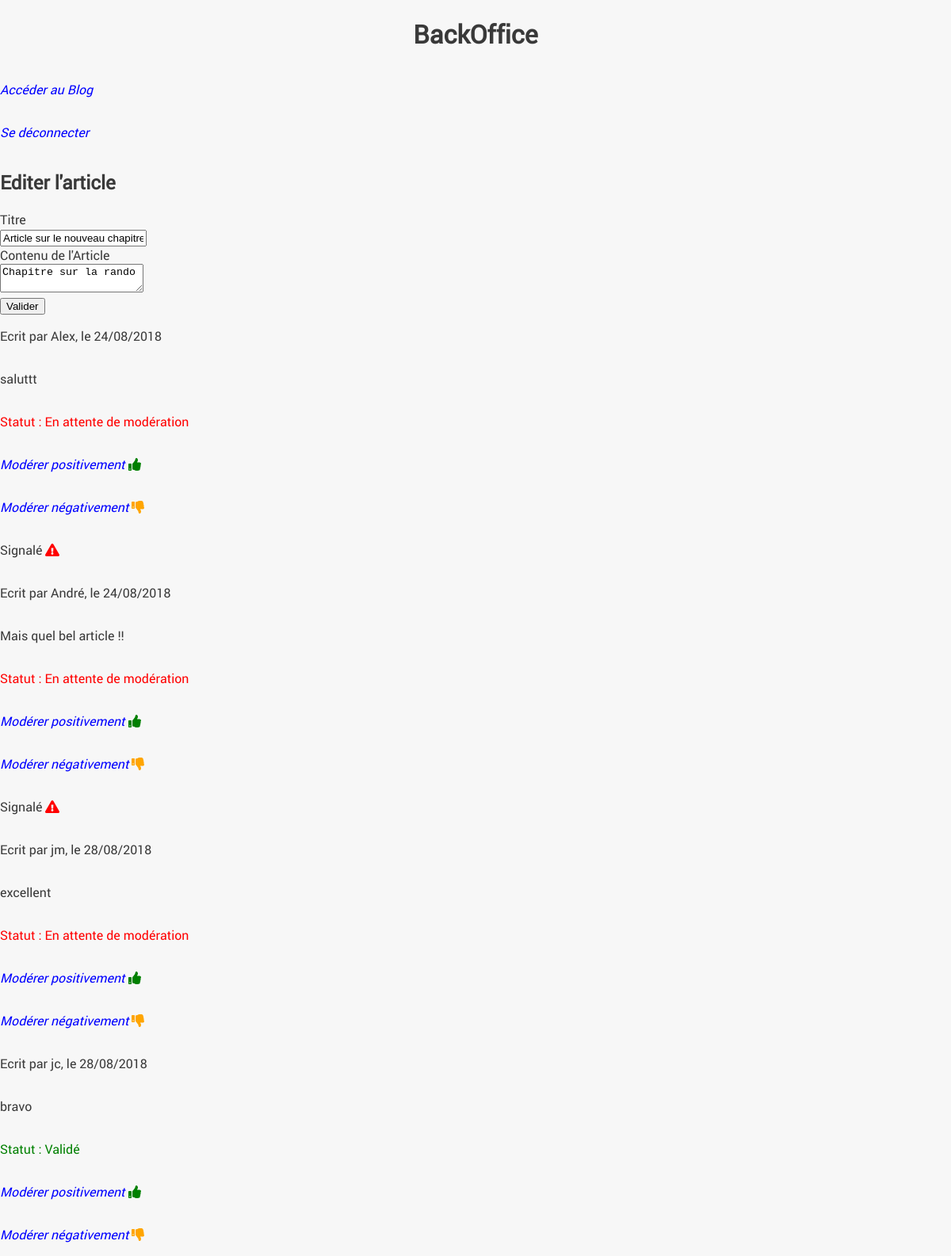
The app's page /index.php?action=displayPost&id=5 (signed in) with its own data.
### tables this page shows
CREATE TABLE `posts` (
  `id` int(11) NOT NULL,
  `title` varchar(255) NOT NULL,
  `content` text NOT NULL,
  `creation_date` datetime NOT NULL DEFAULT CURRENT_TIMESTAMP,
  `reportedComments` int(255) NOT NULL,
  `commentsWaitingForModeration` int(255) NOT NULL
);

CREATE TABLE `comments` (
  `id` int(11) NOT NULL,
  `post_id` int(11) NOT NULL,
  `author` varchar(255) NOT NULL,
  `comment` text NOT NULL,
  `comment_date` datetime NOT NULL,
  `report` tinyint(1) NOT NULL DEFAULT '0',
  `status` varchar(255) DEFAULT 'pending'
);

### controller/backend/backend.php (called while the page is built, shortened)
<?php
require_once 'model/PostManager.php';
require_once 'model/CommentManager.php';
class ctrlBackend {
    private $postManager;
    public function __construct() {
        $this->postManager = new PostManager();
        $this->commentManager = new CommentManager();
    }
    public function displayPost($postId) {
        $post = $this->postManager->getPost($postId);
        $comments = $this->commentManager->getAllComments();
        require('view/backend/postView.php');
    }
}

### index.php (called while the page is built, shortened)
<?php
$router = new Router();
$router -> routRequest();

### model/PostManager.php (called while the page is built, shortened)
<?php
require_once("model/Manager.php");
require_once("model/entities/Post.php");
class PostManager extends Manager
{
    public function getPost($postId)
    {
        $sql = 'SELECT id, title, content, DATE_FORMAT(creation_date, \'%d/%m/%Y\') AS creation_date FROM posts WHERE id = ?';
        $results = $this->executeRequest($sql, array($postId));
        if ($results->rowCount() == 1) {
            return new Post($results->fetch());
        }
        else {
            throw new Exception("Aucun Post ne correspond à cette recherche");
        }
    }
}

### model/Manager.php (called while the page is built, shortened)
<?php
class Manager
{
    private $bdd;
    protected function executeRequest($sql, $params = null) {
        if ($params == null) {
            $result = $this->getBdd()->query($sql);
        }
        else {
            $result = $this->getBdd()->prepare($sql);
            $result->execute($params);
        }
    return $result;
    }
    private function getBdd() {
        if ($this->bdd == null) {
            $this->bdd = new PDO('mysql:host=localhost;dbname=blog;charset=utf8',
            'root', 'root', array(PDO::ATTR_ERRMODE => PDO::ERRMODE_EXCEPTION));
        }
    return $this->bdd;
    }
}

### model/entities/Post.php (called while the page is built, shortened)
<?php
class Post {
    private $id, $title, $content, $creation_date;
    public function hydrate (array $data) {
        foreach ($data as $key => $value) {
            $method = 'set'.ucfirst($key);
        }
    }
    public function setId($id) {
        $this->id = $id;
    }
    public function setTitle($title) {
        $this->title = $title;
    }
    public function setContent($content) {
        $this->content = $content;
    }
    public function getId() {
        return $this->id;
    }
    public function getTitle() {
        return $this->title;
    }
    public function getContent() {
        return $this->content;
    }
}

### model/CommentManager.php (called while the page is built, shortened)
<?php
require_once("model/Manager.php");
require_once("model/entities/Comment.php");
class CommentManager extends Manager
{
    public function getAllComments() {
        $sql = 'SELECT id, post_id AS postId, author, comment, status, report, DATE_FORMAT(comment_date, \'%d/%m/%Y\') AS commentDate FROM comments
        ORDER BY
            CASE
                WHEN report=1 AND status="pending" THEN report
            END DESC,
            CASE
                WHEN report!=1 AND status="pending" THEN status
            END DESC,
        comment_date DESC';
        $results = $this->executeRequest($sql);
        $comments = array();
        foreach ($results as $result) {
            $comment = new Comment($result);
            array_push($comments, $comment);
        }
        return $comments;
    }
}

### model/entities/Comment.php (called while the page is built, shortened)
<?php
class Comment {
    private $postId;
    private $id, $author, $comment, $commentDate;
    private $status;
    private $report;
    public function hydrate (array $data) {
        foreach ($data as $key => $value) {
            $method = 'set'.ucfirst($key);
        }
    }
    public function setId($id) {
        $this->id = $id;
    }
    public function setPostId($postId) {
        $this->postId = $postId;
    }
    public function setAuthor($author) {
        $this->author = $author;
    }
    public function setComment($comment) {
        $this->comment = $comment;
    }
    public function setCommentDate($commentDate) {
        $this->commentDate = $commentDate;
    }
    public function setStatus($status) {
        $statuses = array("pending", "disapproved", "approved");
        if (in_array($status, $statuses)) {
            $this->status = $status;
        }
    }
    public function setReport($report) {
            $this->report = $report;
        }
    public function getPostId() {
        return $this->postId;
    }
    public function getId() {
        return $this->id;
    }
    public function getAuthor() {
        return $this->author;
    }
    public function getComment() {
        return $this->comment;
    }
    public function getCommentDate() {
        return $this->commentDate;
    }
    public function getStatus() {
        return $this->status;
    }
    public function getReport() {
        return $this->report;
    }
}

### view/backend/postView.php (the view, shortened to what this page needs)
<p><a href="index.php?action=disconnect">Se déconnecter</a></p>
<h2>Editer l'article</h2>
<form action="index.php?action=modifyPost&amp;id=<?= $post->getId(); ?>" method="post">
    <div>
        <label for="title">Titre</label><br />
        <input type="text" id="title" name="title" value="<?php echo $post->getTitle(); ?>" />
    </div>
    <div>
        <label for="content">Contenu de l'Article</label><br />
        <textarea class="mytextarea" name="content" ><?php echo $post->getContent(); ?></textarea>
    </div>
    <div>
        <input type="submit" value="Valider"/>
    </div>
</form>
<?php foreach ($comments as $comment):
    $commentPostId = $comment->getPostId();
    if ($commentPostId === $postId) {
        ?>
            <p>Ecrit par <?= ($comment->getAuthor()); ?>, le <?= $comment->getCommentDate(); ?></p>
            <p><?= htmlspecialchars($comment->getComment()); ?></p>
            <?php
            if ($comment->getStatus() === "approved") {
                ?>
                <p class="approved">Statut : Validé</p>
                <?php
            }
            else if ($comment->getStatus() === "disapproved") {
                ?>
                <p class="disapproved">Statut : Non approuvé</p>
                <?php
            }
            else {
                ?>
                <p class="pending">Statut : En attente de modération</p>
                <?php
            }
            ?>
            <p>
                <a href="index.php?action=approveComment&amp;id=<?= $comment->getId(); ?>">Modérer positivement</a>
                <i class="fas fa-thumbs-up"></i>
            </p>
            <p>
                <a href="index.php?action=disapproveComment&amp;id=<?= $comment->getId(); ?>">Modérer négativement</a>
                <i class="fas fa-thumbs-down"></i>
            </p>
            <?php
            if ($comment->getReport() == true) {
                ?>
                <p>
                    Signalé
                    <i class="fas fa-exclamation-triangle"></i>
                </p>
                <?php
            }
    }
endforeach; ?>
<?php require('template.php'); ?>

### public/css/style.css (style rules this page uses)
body { color: #393939; background-color: #f7f7f7; font-family: 'robotoregular'; display: flex; flex-direction: column; flex-wrap: wrap; margin: auto; max-width: 1600px; }
a { text-decoration: none; color: blue; font-style: italic; }
.fa-thumbs-up, .approved { color: green; }
.fa-thumbs-down, .disapproved { color: orange; }
.fa-exclamation-triangle, .pending { color: red; }

### records on screen
posts: title "Article sur le nouveau chapitre", content "Chapitre sur la rando"
comments: author "Alex", CommentDate "24/08/2018", comment "saluttt", status "Statut : En attente de modération", report "Signalé"
comments: author "André", CommentDate "24/08/2018", comment "Mais quel bel article !!", status "Statut : En attente de modération", report "Signalé"
comments: author "jm", CommentDate "28/08/2018", comment "excellent", status "Statut : En attente de modération"
comments: author "jc", CommentDate "28/08/2018", comment "bravo", status "Statut : Validé"
